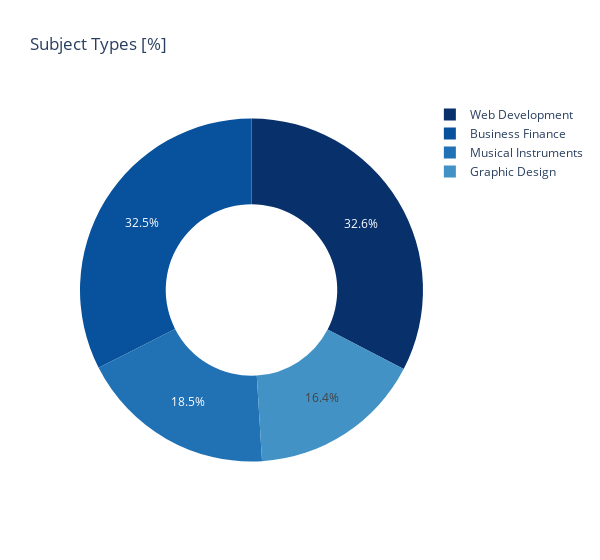

Notebook code cell kept with this figure:
### Code cell
fig = px.pie(subject,
             values='count',
             names='name',
             hole=0.5,
             color_discrete_sequence=px.colors.sequential.Blues_r,
             title='Subject Types [%]')
fig.update_layout(width=600)
fig.show()

### Figure 1 — Plotly figure (JSON) as saved in the notebook; plotly's stock layout.template omitted (floating-point values rounded to 4 significant figures)
{"data": [{"domain": {"x": [0, 1], "y": [0, 1]}, "hole": 0.5, "hovertemplate": "name=%{label}<br>count=%{value}<extra></extra>", "labels": ["Graphic Design", "Musical Instruments", "Business Finance", "Web Development"], "legendgroup": "", "name": "", "showlegend": true, "type": "pie", "values": [603, 680, 1195, 1200]}], "layout": {"legend": {"tracegroupgap": 0}, "piecolorway": ["rgb(8,48,107)", "rgb(8,81,156)", "rgb(33,113,181)", "rgb(66,146,198)", "rgb(107,174,214)", "rgb(158,202,225)", "rgb(198,219,239)", "rgb(222,235,247)", "rgb(247,251,255)"], "title": {"text": "Subject Types [%]"}, "width": 600}}
